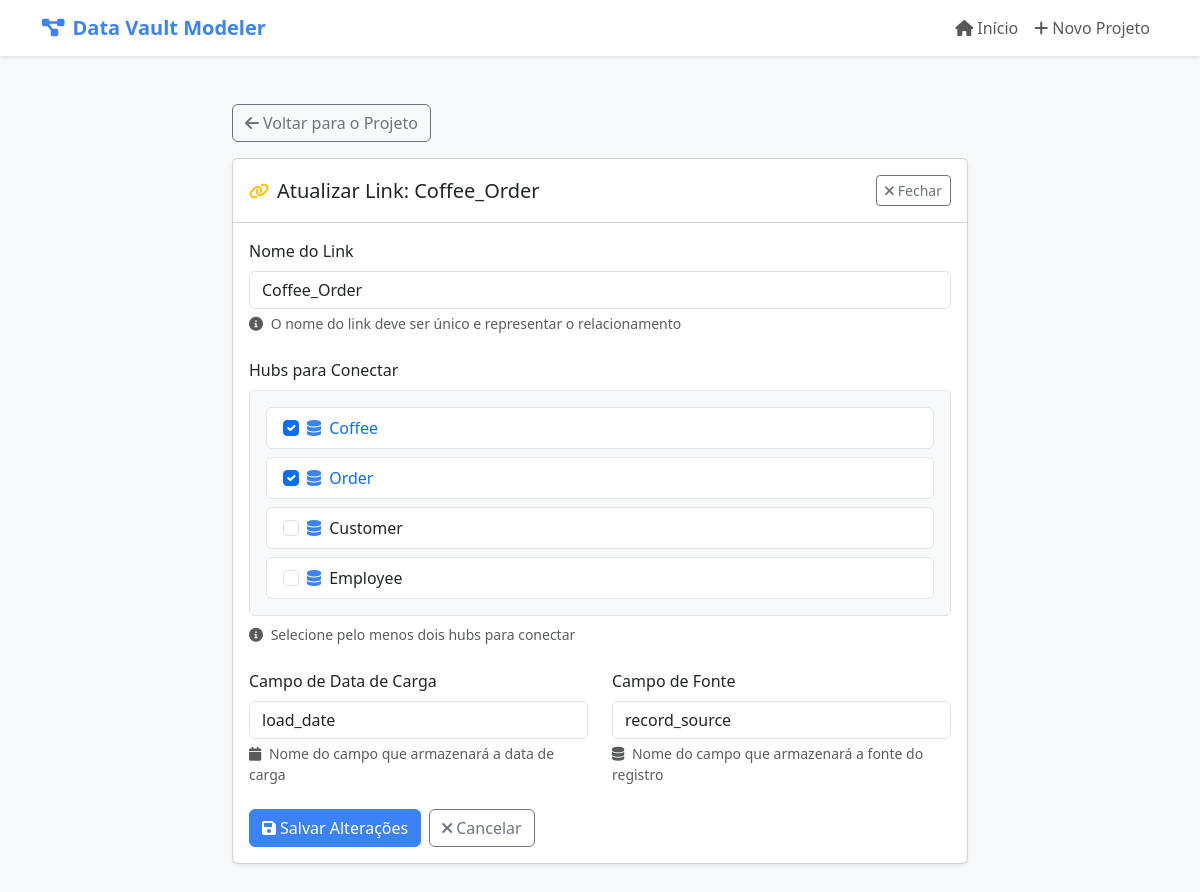
Screenshot of /link/1/edit/ with the database file from the repository.
### modeler/models.py (models this page shows, shortened)
class Link(models.Model):
    project = models.ForeignKey(Project, on_delete=models.CASCADE, related_name='links')
    name = models.CharField(max_length=100)
    hubs = models.ManyToManyField(Hub, related_name='links')
    load_date = models.CharField(max_length=100, default='load_date')
    record_source = models.CharField(max_length=100, default='record_source')

class Hub(models.Model):
    project = models.ForeignKey(Project, on_delete=models.CASCADE, related_name='hubs')
    name = models.CharField(max_length=100)
    business_key = models.CharField(max_length=100)
    load_date = models.CharField(max_length=100, default='load_date')
    record_source = models.CharField(max_length=100, default='record_source')
    def __str__(self):
        return self.name

### modeler/views.py (the view)
# urls.py: path('link/<int:pk>/edit/', views.update_link, name='update_link'),
def update_link(request, pk):
    link = get_object_or_404(Link, pk=pk)
    if request.method == 'POST':
        form = LinkForm(request.POST, instance=link, initial={'project': link.project})
        if form.is_valid():
            link = form.save()
            messages.success(request, 'Link atualizado com sucesso!')
            return redirect('project_detail', pk=link.project.pk)
        else:
            messages.error(request, 'Por favor, corrija os erros no formulário.')
    else:
        form = LinkForm(instance=link, initial={'project': link.project})
    return render(request, 'modeler/update_link.html', {'form': form, 'link': link})

### modeler/forms.py
class LinkForm(forms.ModelForm):
    class Meta:
        model = Link
        fields = ['project', 'name', 'hubs', 'load_date', 'record_source']
        widgets = {
            'project': forms.HiddenInput(),
            'name': forms.TextInput(attrs={'class': 'form-control'}),
            'hubs': forms.CheckboxSelectMultiple(attrs={'class': 'form-check-input'}),
            'load_date': forms.TextInput(attrs={'class': 'form-control'}),
            'record_source': forms.TextInput(attrs={'class': 'form-control'})
        }
    def __init__(self, *args, **kwargs):
        super().__init__(*args, **kwargs)
        if 'initial' in kwargs and 'project' in kwargs['initial']:
            project = kwargs['initial']['project']
            self.fields['hubs'].queryset = Hub.objects.filter(project=project)

### modeler/templates/modeler/update_link.html (shortened to what this page needs)
{% extends "modeler/base.html" %}
{% block content %}
<div class="container py-4">
    <div class="row">
        <div class="col-lg-8 mx-auto">
            <div class="mb-3">
                <a href="{% url 'project_detail' link.project.pk %}" class="btn btn-outline-secondary">
                    <i class="fas fa-arrow-left me-1"></i>Voltar para o Projeto
                </a>
            </div>
            <div class="card shadow-sm">
                <div class="card-header bg-white py-3">
                    <div class="d-flex align-items-center justify-content-between">
                        <div class="d-flex align-items-center">
                            <i class="fas fa-link text-warning me-2"></i>
                            <h3 class="card-title h5 mb-0">Atualizar Link: {{ link.name }}</h3>
                        </div>
                        <a href="{% url 'project_detail' link.project.pk %}" class="btn btn-sm btn-outline-secondary">
                            <i class="fas fa-times me-1"></i>Fechar
                        </a>
                    </div>
                </div>
                <div class="card-body">
                    <form method="post" class="needs-validation" novalidate>
                        <div class="mb-4">
                            <label for="{{ form.name.id_for_label }}" class="form-label">Nome do Link</label>
                            {{ form.name }}
                            <div class="form-text text-muted">
                                <i class="fas fa-info-circle me-1"></i>
                                O nome do link deve ser único e representar o relacionamento
                            </div>
                        </div>
                        <div class="mb-4">
                            <label class="form-label">Hubs para Conectar</label>
                            <div class="hub-selection border rounded p-3" style="max-height: 250px; overflow-y: auto;">
                                <div class="row g-2">
                                    {% for checkbox in form.hubs %}
                                    <div class="col-12">
                                        <div class="card h-100">
                                            <div class="card-body py-2 px-3">
                                                <div class="form-check mb-0">
                                                    <input type="checkbox"
                                                           name="{{ checkbox.data.name }}"
                                                           value="{{ checkbox.data.value }}"
                                                           id="{{ checkbox.id_for_label }}"
                                                           class="form-check-input"
                                                           {% if checkbox.data.selected %}checked{% endif %}>
                                                    <label class="form-check-label" for="{{ checkbox.id_for_label }}">
                                                        <i class="fas fa-database text-primary me-1"></i>
                                                        {{ checkbox.choice_label }}
                                                    </label>
                                                </div>
                                            </div>
                                        </div>
                                    </div>
                                    {% endfor %}
                                </div>
                            </div>
                            <div class="form-text text-muted mt-2">
                                <i class="fas fa-info-circle me-1"></i>
                                Selecione pelo menos dois hubs para conectar
                            </div>
                        </div>
                        <div class="row">
                            <div class="col-md-6">
                                <div class="mb-4">
                                    <label for="{{ form.load_date.id_for_label }}" class="form-label">Campo de Data de Carga</label>
                                    {{ form.load_date }}
                                    <div class="form-text text-muted">
                                        <i class="fas fa-calendar me-1"></i>
                                        Nome do campo que armazenará a data de carga
                                    </div>
                                </div>
                            </div>
                            <div class="col-md-6">
                                <div class="mb-4">
                                    <label for="{{ form.record_source.id_for_label }}" class="form-label">Campo de Fonte</label>
                                    {{ form.record_source }}
                                    <div class="form-text text-muted">
                                        <i class="fas fa-database me-1"></i>
                                        Nome do campo que armazenará a fonte do registro
                                    </div>
                                </div>
                            </div>
                        </div>
                        <div class="d-flex gap-2">
                            <button type="submit" class="btn btn-primary">
                                <i class="fas fa-save me-1"></i>Salvar Alterações
                            </button>
                            <a href="{% url 'project_detail' link.project.pk %}" class="btn btn-outline-secondary">
                                <i class="fas fa-times me-1"></i>Cancelar
                            </a>
                        </div>
                    </form>
                </div>
            </div>
        </div>
    </div>
</div>
{% endblock %}

### modeler/templates/modeler/base.html (style rules this page uses)
:root { --bs-primary: #3b82f6; --bs-primary-rgb: 59, 130, 246; }
body { background-color: #f8f9fa; font-family: system-ui, -apple-system, "Segoe UI", Roboto, "Helvetica Neue", Arial, sans-serif; }
.card { transition: transform 0.2s, box-shadow 0.2s; }
.btn-primary { background-color: var(--bs-primary); border-color: var(--bs-primary); }
.text-primary { color: var(--bs-primary) !important; }

### modeler/templates/modeler/update_link.html (style rules this page uses)
.hub-selection { background-color: #f8f9fa; }
.hub-selection .card { transition: all 0.2s ease-in-out; border: 1px solid #dee2e6; }
.hub-selection .form-check-input:checked + .form-check-label { color: #0d6efd; font-weight: 500; }
.hub-selection .form-check-input:checked + .form-check-label i { color: #0d6efd; }
.hub-selection .card-body { cursor: pointer; }

### rows the page displays
Link: name "Coffee_Order", load_date "load_date", record_source "record_source"
Hub: choice_label "Coffee"
Hub: choice_label "Order"
Hub: choice_label "Customer"
Hub: choice_label "Employee"
